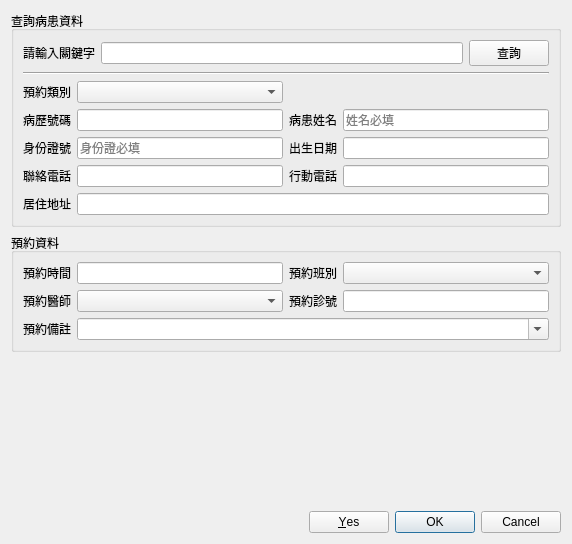
<?xml version="1.0" encoding="UTF-8"?>
<ui version="4.0">
 <class>Dialog_reservation_booking</class>
 <widget class="QDialog" name="Dialog_reservation_booking">
  <property name="windowModality">
   <enum>Qt::NonModal</enum>
  </property>
  <property name="geometry">
   <rect>
    <x>0</x>
    <y>0</y>
    <width>572</width>
    <height>544</height>
   </rect>
  </property>
  <property name="sizePolicy">
   <sizepolicy hsizetype="Preferred" vsizetype="Preferred">
    <horstretch>0</horstretch>
    <verstretch>0</verstretch>
   </sizepolicy>
  </property>
  <property name="windowTitle">
   <string>預約登錄</string>
  </property>
  <layout class="QVBoxLayout" name="verticalLayout">
   <item>
    <widget class="QGroupBox" name="groupBox">
     <property name="title">
      <string>查詢病患資料</string>
     </property>
     <property name="flat">
      <bool>true</bool>
     </property>
     <layout class="QGridLayout" name="gridLayout">
      <item row="5" column="3">
       <widget class="QLineEdit" name="lineEdit_cellphone"/>
      </item>
      <item row="4" column="2">
       <widget class="QLabel" name="label_8">
        <property name="text">
         <string>出生日期</string>
        </property>
        <property name="alignment">
         <set>Qt::AlignRight|Qt::AlignTrailing|Qt::AlignVCenter</set>
        </property>
       </widget>
      </item>
      <item row="6" column="1" colspan="3">
       <widget class="QLineEdit" name="lineEdit_address"/>
      </item>
      <item row="2" column="0">
       <widget class="QLabel" name="label_11">
        <property name="text">
         <string>預約類別</string>
        </property>
       </widget>
      </item>
      <item row="2" column="1">
       <widget class="QComboBox" name="comboBox_source"/>
      </item>
      <item row="3" column="0">
       <widget class="QLabel" name="label_patient_key">
        <property name="text">
         <string>病歷號碼</string>
        </property>
        <property name="alignment">
         <set>Qt::AlignRight|Qt::AlignTrailing|Qt::AlignVCenter</set>
        </property>
       </widget>
      </item>
      <item row="6" column="0">
       <widget class="QLabel" name="label_12">
        <property name="text">
         <string>居住地址</string>
        </property>
        <property name="alignment">
         <set>Qt::AlignRight|Qt::AlignTrailing|Qt::AlignVCenter</set>
        </property>
       </widget>
      </item>
      <item row="3" column="3">
       <widget class="QLineEdit" name="lineEdit_name">
        <property name="readOnly">
         <bool>true</bool>
        </property>
        <property name="placeholderText">
         <string>姓名必填</string>
        </property>
       </widget>
      </item>
      <item row="4" column="1">
       <widget class="QLineEdit" name="lineEdit_id">
        <property name="readOnly">
         <bool>true</bool>
        </property>
        <property name="placeholderText">
         <string>身份證必填</string>
        </property>
       </widget>
      </item>
      <item row="5" column="0">
       <widget class="QLabel" name="label">
        <property name="text">
         <string>聯絡電話</string>
        </property>
       </widget>
      </item>
      <item row="5" column="1">
       <widget class="QLineEdit" name="lineEdit_telephone">
        <property name="placeholderText">
         <string/>
        </property>
       </widget>
      </item>
      <item row="0" column="0" colspan="4">
       <layout class="QHBoxLayout" name="horizontalLayout">
        <item>
         <widget class="QLabel" name="label_query">
          <property name="text">
           <string>請輸入關鍵字</string>
          </property>
          <property name="alignment">
           <set>Qt::AlignRight|Qt::AlignTrailing|Qt::AlignVCenter</set>
          </property>
         </widget>
        </item>
        <item>
         <widget class="QLineEdit" name="lineEdit_query"/>
        </item>
        <item>
         <widget class="QPushButton" name="pushButton_query">
          <property name="text">
           <string>查詢</string>
          </property>
          <property name="icon">
           <iconset>
            <normaloff>../icons/gtk-apply.svg</normaloff>../icons/gtk-apply.svg</iconset>
          </property>
         </widget>
        </item>
       </layout>
      </item>
      <item row="3" column="1">
       <widget class="QLineEdit" name="lineEdit_patient_key">
        <property name="readOnly">
         <bool>true</bool>
        </property>
       </widget>
      </item>
      <item row="4" column="3">
       <widget class="QLineEdit" name="lineEdit_birthday">
        <property name="readOnly">
         <bool>true</bool>
        </property>
       </widget>
      </item>
      <item row="3" column="2">
       <widget class="QLabel" name="label_7">
        <property name="text">
         <string>病患姓名</string>
        </property>
        <property name="alignment">
         <set>Qt::AlignRight|Qt::AlignTrailing|Qt::AlignVCenter</set>
        </property>
       </widget>
      </item>
      <item row="4" column="0">
       <widget class="QLabel" name="label_9">
        <property name="text">
         <string>身份證號</string>
        </property>
        <property name="alignment">
         <set>Qt::AlignRight|Qt::AlignTrailing|Qt::AlignVCenter</set>
        </property>
       </widget>
      </item>
      <item row="5" column="2">
       <widget class="QLabel" name="label_2">
        <property name="text">
         <string>行動電話</string>
        </property>
       </widget>
      </item>
      <item row="1" column="0" colspan="4">
       <widget class="Line" name="line">
        <property name="orientation">
         <enum>Qt::Horizontal</enum>
        </property>
       </widget>
      </item>
     </layout>
    </widget>
   </item>
   <item>
    <widget class="QGroupBox" name="groupBox_2">
     <property name="title">
      <string>預約資料</string>
     </property>
     <property name="flat">
      <bool>true</bool>
     </property>
     <layout class="QGridLayout" name="gridLayout_2">
      <item row="2" column="0">
       <widget class="QLabel" name="label_10">
        <property name="text">
         <string>預約醫師</string>
        </property>
        <property name="alignment">
         <set>Qt::AlignRight|Qt::AlignTrailing|Qt::AlignVCenter</set>
        </property>
       </widget>
      </item>
      <item row="0" column="1">
       <widget class="QLineEdit" name="lineEdit_reservation_date">
        <property name="readOnly">
         <bool>true</bool>
        </property>
       </widget>
      </item>
      <item row="0" column="3">
       <widget class="QComboBox" name="comboBox_period"/>
      </item>
      <item row="3" column="0">
       <widget class="QLabel" name="label_13">
        <property name="text">
         <string>預約備註</string>
        </property>
        <property name="alignment">
         <set>Qt::AlignRight|Qt::AlignTrailing|Qt::AlignVCenter</set>
        </property>
       </widget>
      </item>
      <item row="2" column="1">
       <widget class="QComboBox" name="comboBox_doctor"/>
      </item>
      <item row="0" column="0">
       <widget class="QLabel" name="label_3">
        <property name="text">
         <string>預約時間</string>
        </property>
        <property name="alignment">
         <set>Qt::AlignRight|Qt::AlignTrailing|Qt::AlignVCenter</set>
        </property>
       </widget>
      </item>
      <item row="2" column="3">
       <widget class="QLineEdit" name="lineEdit_reserve_no">
        <property name="readOnly">
         <bool>true</bool>
        </property>
       </widget>
      </item>
      <item row="2" column="2">
       <widget class="QLabel" name="label_5">
        <property name="text">
         <string>預約診號</string>
        </property>
        <property name="alignment">
         <set>Qt::AlignRight|Qt::AlignTrailing|Qt::AlignVCenter</set>
        </property>
       </widget>
      </item>
      <item row="0" column="2">
       <widget class="QLabel" name="label_4">
        <property name="text">
         <string>預約班別</string>
        </property>
        <property name="alignment">
         <set>Qt::AlignRight|Qt::AlignTrailing|Qt::AlignVCenter</set>
        </property>
       </widget>
      </item>
      <item row="3" column="1" colspan="3">
       <widget class="QComboBox" name="comboBox_remark">
        <property name="editable">
         <bool>true</bool>
        </property>
       </widget>
      </item>
     </layout>
    </widget>
   </item>
   <item>
    <spacer name="verticalSpacer">
     <property name="orientation">
      <enum>Qt::Vertical</enum>
     </property>
     <property name="sizeHint" stdset="0">
      <size>
       <width>20</width>
       <height>40</height>
      </size>
     </property>
    </spacer>
   </item>
   <item>
    <widget class="QDialogButtonBox" name="buttonBox">
     <property name="orientation">
      <enum>Qt::Horizontal</enum>
     </property>
     <property name="standardButtons">
      <set>QDialogButtonBox::Cancel|QDialogButtonBox::Ok|QDialogButtonBox::Yes</set>
     </property>
     <property name="centerButtons">
      <bool>false</bool>
     </property>
    </widget>
   </item>
  </layout>
 </widget>
 <tabstops>
  <tabstop>lineEdit_query</tabstop>
  <tabstop>pushButton_query</tabstop>
  <tabstop>comboBox_source</tabstop>
  <tabstop>lineEdit_patient_key</tabstop>
  <tabstop>lineEdit_name</tabstop>
  <tabstop>lineEdit_id</tabstop>
  <tabstop>lineEdit_birthday</tabstop>
  <tabstop>lineEdit_telephone</tabstop>
  <tabstop>lineEdit_cellphone</tabstop>
  <tabstop>lineEdit_address</tabstop>
  <tabstop>lineEdit_reservation_date</tabstop>
  <tabstop>lineEdit_reserve_no</tabstop>
 </tabstops>
 <resources/>
 <connections>
  <connection>
   <sender>buttonBox</sender>
   <signal>accepted()</signal>
   <receiver>Dialog_reservation_booking</receiver>
   <slot>accept()</slot>
   <hints>
    <hint type="sourcelabel">
     <x>248</x>
     <y>254</y>
    </hint>
    <hint type="destinationlabel">
     <x>157</x>
     <y>274</y>
    </hint>
   </hints>
  </connection>
  <connection>
   <sender>buttonBox</sender>
   <signal>rejected()</signal>
   <receiver>Dialog_reservation_booking</receiver>
   <slot>reject()</slot>
   <hints>
    <hint type="sourcelabel">
     <x>316</x>
     <y>260</y>
    </hint>
    <hint type="destinationlabel">
     <x>286</x>
     <y>274</y>
    </hint>
   </hints>
  </connection>
 </connections>
</ui>
